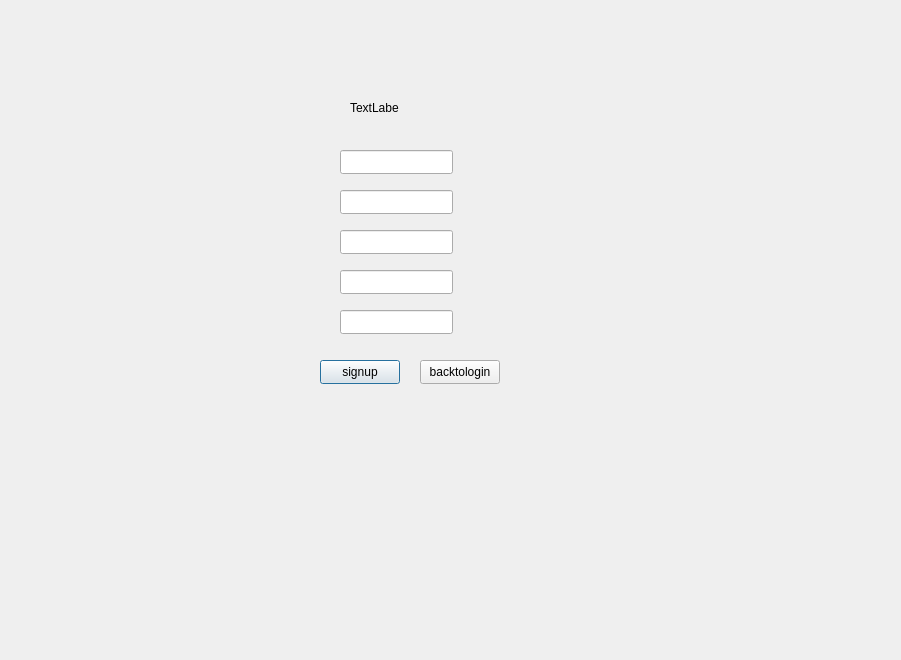
<?xml version="1.0" encoding="UTF-8"?>
<ui version="4.0">
 <class>Dialog</class>
 <widget class="QDialog" name="Dialog">
  <property name="geometry">
   <rect>
    <x>0</x>
    <y>0</y>
    <width>901</width>
    <height>660</height>
   </rect>
  </property>
  <property name="windowTitle">
   <string>Dialog</string>
  </property>
  <widget class="QLineEdit" name="leName">
   <property name="geometry">
    <rect>
     <x>340</x>
     <y>150</y>
     <width>113</width>
     <height>24</height>
    </rect>
   </property>
  </widget>
  <widget class="QLineEdit" name="leUsername">
   <property name="geometry">
    <rect>
     <x>340</x>
     <y>190</y>
     <width>113</width>
     <height>24</height>
    </rect>
   </property>
  </widget>
  <widget class="QLineEdit" name="lePhone">
   <property name="geometry">
    <rect>
     <x>340</x>
     <y>230</y>
     <width>113</width>
     <height>24</height>
    </rect>
   </property>
  </widget>
  <widget class="QLineEdit" name="leEmail">
   <property name="geometry">
    <rect>
     <x>340</x>
     <y>270</y>
     <width>113</width>
     <height>24</height>
    </rect>
   </property>
  </widget>
  <widget class="QLineEdit" name="lePassword">
   <property name="geometry">
    <rect>
     <x>340</x>
     <y>310</y>
     <width>113</width>
     <height>24</height>
    </rect>
   </property>
  </widget>
  <widget class="QPushButton" name="btnSignup">
   <property name="geometry">
    <rect>
     <x>320</x>
     <y>360</y>
     <width>80</width>
     <height>24</height>
    </rect>
   </property>
   <property name="text">
    <string>signup</string>
   </property>
  </widget>
  <widget class="QPushButton" name="btnBackToLogin">
   <property name="geometry">
    <rect>
     <x>420</x>
     <y>360</y>
     <width>80</width>
     <height>24</height>
    </rect>
   </property>
   <property name="text">
    <string>backtologin</string>
   </property>
  </widget>
  <widget class="QLabel" name="lblStatus">
   <property name="geometry">
    <rect>
     <x>350</x>
     <y>100</y>
     <width>49</width>
     <height>16</height>
    </rect>
   </property>
   <property name="text">
    <string>TextLabel</string>
   </property>
  </widget>
 </widget>
 <resources/>
 <connections/>
</ui>
